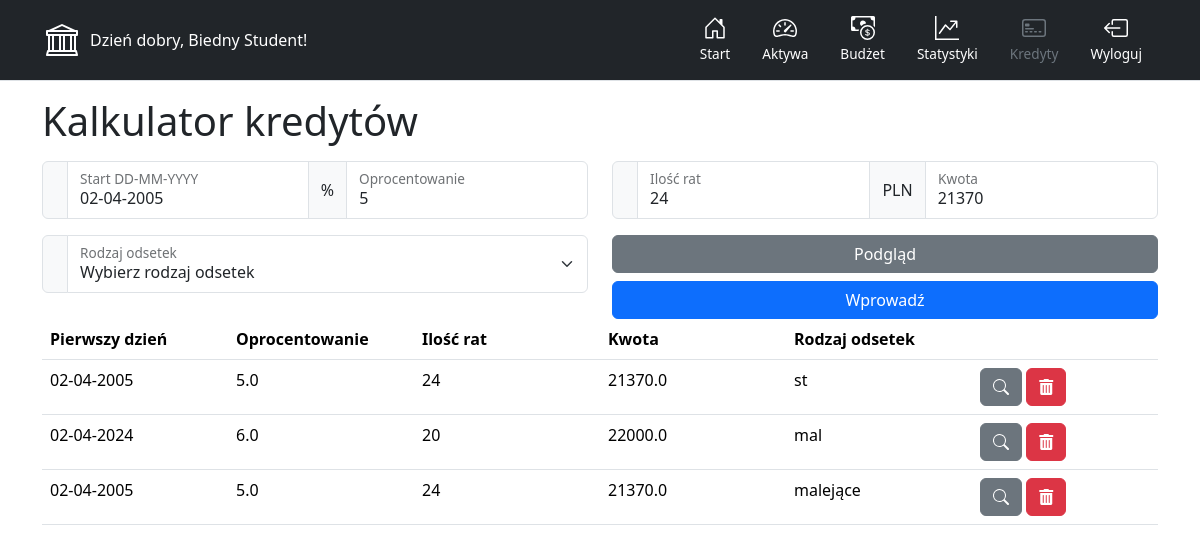
/loans (signed in), run on an earlier commit of the app's database.
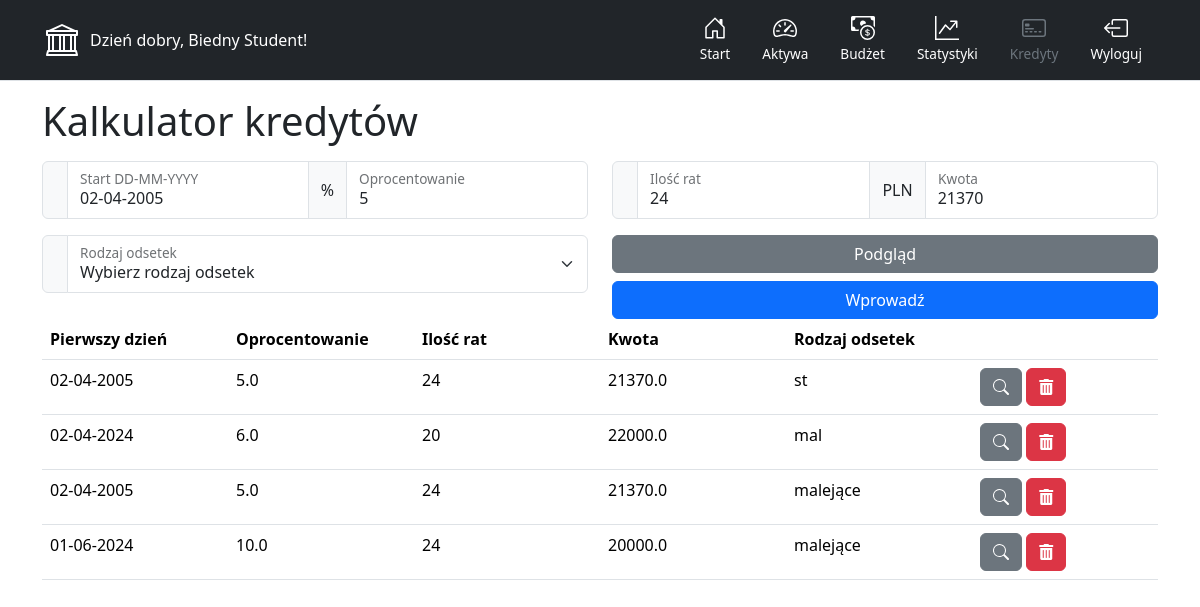
And on a later commit of the database.
### main.py (models this page shows)
class User(UserMixin, db.Model):
    __tablename__ = "users"
    id = db.Column(db.Integer, primary_key=True)
    email = db.Column(db.String(100), unique=True)
    password = db.Column(db.String(100))
    name = db.Column(db.String(1000))
    current_period = db.Column(db.Integer, default=4)

class Loans(db.Model):
    __tablename__ = 'loans'
    loan_id = db.Column(db.Integer, primary_key=True)
    user_id = db.Column(db.Integer)
    start_date = db.Column(db.String(12))
    interest = db.Column(db.Float)
    amount_of_installments = db.Column(db.Integer)
    loan_value = db.Column(db.Float)
    type = db.Column(db.String(5))

### main.py (the view, shortened to what this page needs)
@app.route('/loans', methods=['GET', 'POST'])
def loans():
    result = db.session.execute(
        db.select(Loans).where(Loans.user_id == current_user.id))
    data = result.fetchall()
    return render_template('loans.html', user=current_user, current_page='loans.html', data=data)

### main.py (called while the page is built)
@login_manager.user_loader
def load_user(user_id):
    return db.get_or_404(User, user_id)

### templates/loans.html (shortened to what this page needs)
{% include "header.html" %}
<div class="container">
  <h1>Kalkulator kredytów</h1>
  <div class="row">
    <div class="col-md-6">
      <div class="input-group mb-3">
        <span class="input-group-text"></span>
        <div class="form-floating">
          <input
            type="text"
            class="form-control"
            id="floatingInputGroup4"
            placeholder="Start DD-MM-YYYY"
            value="02-04-2005"
          />
          <label for="floatingInputGroup4">Start DD-MM-YYYY</label>
        </div>
        <span class="input-group-text">%</span>
        <div class="form-floating">
          <input
            type="text"
            class="form-control"
            id="floatingInputGroup3"
            placeholder="Oprocentowanie"
            value="5"
          />
          <label for="floatingInputGroup3">Oprocentowanie</label>
        </div>
      </div>
    </div>
    <div class="col-md-6">
      <div class="input-group mb-3">
        <span class="input-group-text"></span>
        <div class="form-floating">
          <input
            type="text"
            class="form-control"
            id="floatingInputGroup2"
            placeholder="Ilość rat"
            value="24"
          />
          <label for="floatingInputGroup2">Ilość rat</label>
        </div>
        <span class="input-group-text">PLN</span>
        <div class="form-floating">
          <input
            type="text"
            class="form-control"
            id="floatingInputGroup1"
            placeholder="Kwota"
            value="21370"
          />
          <label for="floatingInputGroup1">Kwota</label>
        </div>
      </div>
    </div>
  </div>
  <div class="row">
    <div class="col-md-6">
      <div class="input-group mb-3">
        <span class="input-group-text"></span>
        <div class="form-floating">
          <select class="form-select" id="floatingInputGroup5">
            <option selected disabled>Wybierz rodzaj odsetek</option>
          </select>
          <label for="floatingInputGroup5">Rodzaj odsetek</label>
        </div>
      </div>
    </div>
    <div class="col-md-6">
      <div class="d-grid gap-2">
        <button type="button" class="btn btn-secondary">Podgląd</button>
        <button type="button" id="insercik" class="btn btn-primary">
          Wprowadź
        </button>
      </div>
    </div>
  </div>
  <div id="table" class="table-editable">
    <table id="loansTable" class="table" style="table-layout: fixed">
      <thead>
        <tr>
          <th>Pierwszy dzień</th>
          <th>Oprocentowanie</th>
          <th>Ilość rat</th>
          <th>Kwota</th>
          <th>Rodzaj odsetek</th>
          <th></th>
        </tr>
      </thead>
      <tbody>
        {% for value in data %}
        <tr>
    <td id="1" contenteditable="false">{{value[0].start_date}}</td>
    <td id="2" contenteditable="false">{{value[0].interest}}</td>
    <td id="3" contenteditable="false">{{value[0].amount_of_installments}}</td>
    <td id="4" contenteditable="false">{{value[0].loan_value}}</td>
    <td id="5" contenteditable="false">{{value[0].type}}</td>
    <td>
        <button class="table-lookup btn btn-secondary" aria-label="Lookup" data-id="{{value[0].loan_id}}">
            <i class="fa-solid fa-magnifying-glass"><svg xmlns="http://www.w3.org/2000/svg" width="16" height="16" fill="currentColor" class="bi bi-search" viewBox="0 0 16 16">
          <path d="M11.742 10.344a6.5 6.5 0 1 0-1.397 1.398h-.001q.044.06.098.115l3.85 3.85a1 1 0 0 0 1.415-1.414l-3.85-3.85a1 1 0 0 0-.115-.1zM12 6.5a5.5 5.5 0 1 1-11 0 5.5 5.5 0 0 1 11 0"/>
        </svg></i>
        </button>
        <button class="table-remove btn btn-danger" aria-label="Remove Row" data-id="{{value[0].loan_id}}">
            <i class="fas fa-trash-alt" ></i>
        </button>
    </td>
</tr>
        {% endfor %}
      </tbody>
    </table>
  </div>
  {% include "footer.html" %}

### templates/header.html (shortened to what this page needs)
<!doctype html>
<html lang="en" data-bs-theme="auto">
  <head>
  <link href="https://cdnjs.cloudflare.com/ajax/libs/font-awesome/5.15.4/css/all.min.css" rel="stylesheet">
    <link href="../static/css/bootstrap.min.css" rel="stylesheet">
    <link href="../static/css/headers.css" rel="stylesheet" >
  </head>
  <body>
<main>
  <header>
    <div class="px-3 py-2 text-bg-dark border-bottom">
      <div class="container">
        <div class="d-flex flex-wrap align-items-center justify-content-center justify-content-lg-start">
          <a href="/" class="d-flex align-items-center my-2 my-lg-0 me-lg-auto text-white text-decoration-none">
            <svg class="bi me-2" width="40" height="32" role="img" aria-label="Bootstrap"><use xlink:href="#bank"/></svg>
            {% if user.is_authenticated: %}
            Dzień dobry, {{user.name}}!
            {% else %}
            Niezalogowany, zaloguj się!
            {% endif %}
          </a>
          <ul class="nav col-12 col-lg-auto my-2 justify-content-center my-md-0 text-small">
            <li>
              {% if current_page == 'index.html' %}
              <a href="{{ url_for('main')}}" class="nav-link text-secondary">
                {% else %}
                <a href="{{ url_for('main')}}" class="nav-link text-white">
                {% endif %}
                <svg class="bi d-block mx-auto mb-1" width="24" height="24"><use xlink:href="#home"/></svg>
                Start
              </a>
            </li>
            {% if user.is_authenticated: %}
            <li>
              {% if current_page == 'cashflow.html' %}
                <a href="{{ url_for('cashflow')}}" class="nav-link text-secondary">
                {% else %}
                <a href="{{ url_for('cashflow')}}" class="nav-link text-white">
                  {% endif %}
                <svg class="bi d-block mx-auto mb-1" width="24" height="24"><use xlink:href="#speedometer2"/></svg>
                Aktywa
              </a>
            </li>
            <li>
              {% if current_page == 'budget.html' %}
              <a href="{{ url_for('budget')}}" class="nav-link text-secondary">
                {% else %}
                <a href="{{ url_for('budget')}}" class="nav-link text-white">
                  {% endif %}
                <svg class="bi d-block mx-auto mb-1" width="24" height="24"><use xlink:href="#cash-coin"/></svg>
                Budżet
              </a>
            </li>
            <li>
              {% if current_page == 'stats.html' %}
              <a href="{{ url_for('stats')}}" class="nav-link text-secondary">
                {% else %}
                <a href="{{ url_for('stats')}}" class="nav-link text-white">
                  {% endif %}
                <svg class="bi d-block mx-auto mb-1" width="24" height="24"><use xlink:href="#graph"/></svg>
                Statystyki
              </a>
            </li>
            <li>
              {% if current_page == 'loans.html' %}
              <a href="{{ url_for('loans')}}" class="nav-link text-secondary">
                {% else %}
                <a href="{{ url_for('loans')}}" class="nav-link text-white">
                  {% endif %}
                <svg class="bi d-block mx-auto mb-1" width="24" height="24"><use xlink:href="#credit"/></svg>
                Kredyty
              </a>
            </li>
            {% endif %}
            {% if user.is_authenticated: %}
            <li>
              <a href="{{ url_for('logout')}}" class="nav-link text-white">
                <svg class="bi d-block mx-auto mb-1" width="24" height="24"><use xlink:href="#box-arrow-left"/></svg>
                Wyloguj
              </a>
            </li>
            {% endif %}
          </ul>
        </div>
      </div>
    </div>
  </header>
</main>

### templates/footer.html
    </body>
</html>

### static/css/headers.css (style rules this page uses)
.text-small { font-size: 85%; }
.bi { vertical-align: -.125em; fill: currentColor; }

What changed in the data, as far as the page shows it:
added Loans: start_date "01-06-2024", interest "10.0", amount_of_installments "24", loan_value "20000.0", type "malejące"
